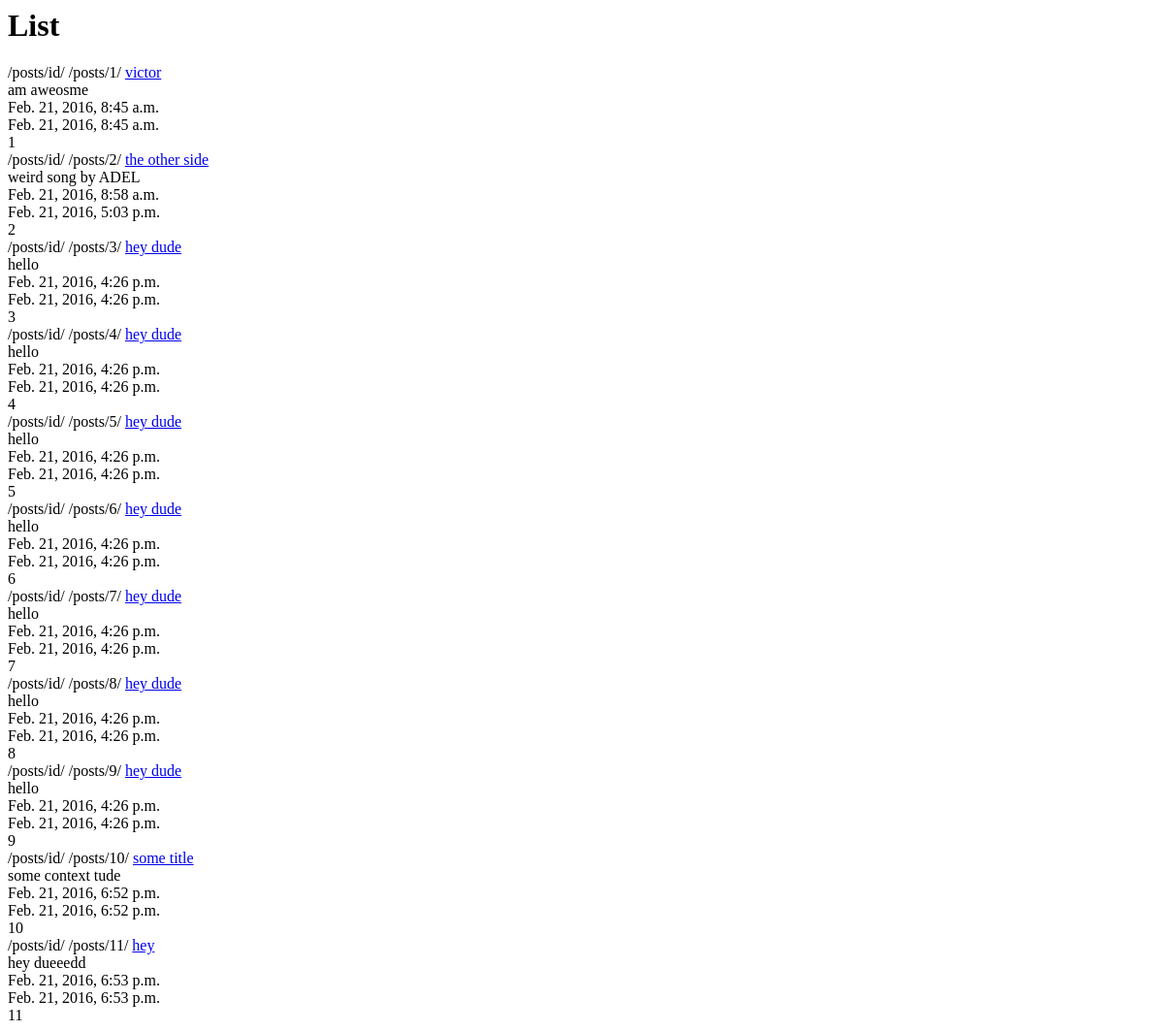
The app's page /posts/, older data.
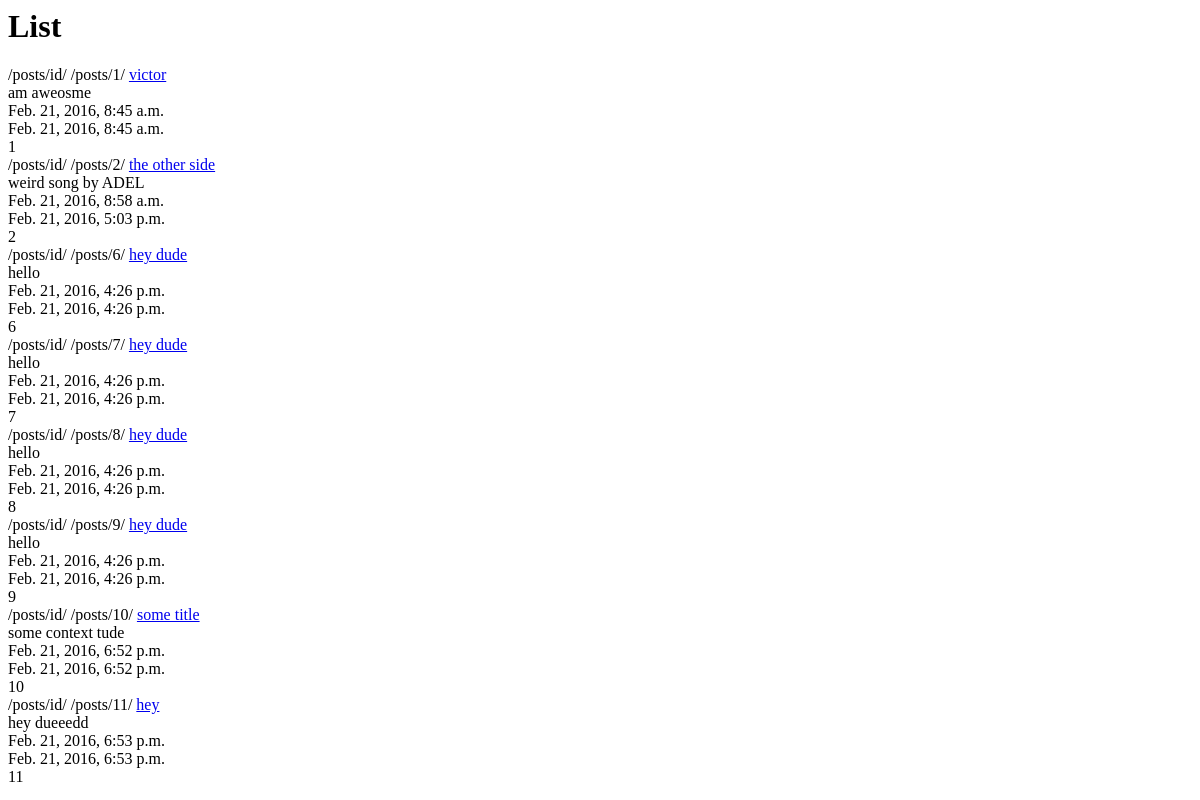
The same page, newer data.
### posts/models.py (models this page shows, shortened)
class Post(models.Model):
	title=models.CharField(max_length=120)
	content=models.TextField()
	updated=models.DateTimeField(auto_now=True,auto_now_add=False)
	timestamp=models.DateTimeField(auto_now=False,auto_now_add=True)
	def get_absolute_url(self):
		 return reverse("posts:detail", kwargs={"id": self.id})

### posts/views.py (the view)
def post_list(request):
	queryset = Post.objects.all()
	context = {
		"object_list": queryset,
		"title": "List"
	}
	return render(request, "post_list.html", context)

### templates/post_list.html
{% extends "base.html" %}
{% block content %}
<h1>{{ title }}</h1>
{% for obj in object_list %}
/posts/id/
{% url "posts:detail" id=obj.id %}
<a href='{{ obj.get_absolute_url }}'>{{ obj.title }}</a><br/>
{{ obj.content }}<br/>
{{ obj.timestamp }}<br/>
{{ obj.updated }}<br/>
{{ obj.id }}<br/>
{% endfor %}
{% endblock content %}

### templates/base.html (shortened to what this page needs)
<html>
<head>
</head>
<body>
<div class='container'>
{% block content %}{% endblock content %}
</div>
</body>
</html>

Row changes from the older to the newer data that the page shows:
removed Post: id "/posts/3/", title "hey dude", content "hello", timestamp "Feb. 21, 2016, 4:26 p.m.", updated "Feb. 21, 2016, 4:26 p.m.", id "3"
removed Post: id "/posts/4/", title "hey dude", content "hello", timestamp "Feb. 21, 2016, 4:26 p.m.", updated "Feb. 21, 2016, 4:26 p.m.", id "4"
removed Post: id "/posts/5/", title "hey dude", content "hello", timestamp "Feb. 21, 2016, 4:26 p.m.", updated "Feb. 21, 2016, 4:26 p.m.", id "5"
